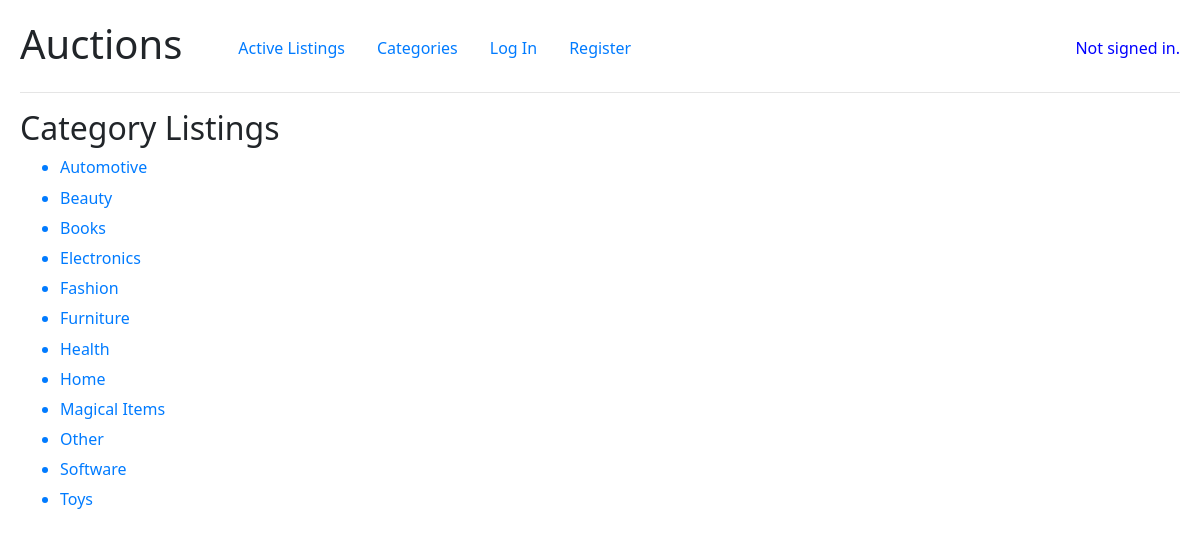
The page /categories on the database its author committed.
### auctions/models.py (models this page shows)
class Category(models.Model):
    category_item = models.CharField(max_length=64)
    class Meta:
        ordering = ('category_item',)
    def __str__(self):
        return self.category_item

### auctions/views.py (the view)
# urls.py: path("categories", views.categories, name="categories"),
def categories(request):
    return render(request, "auctions/categories.html", {
        "categories": Category.objects.all(),
    })

### auctions/templates/auctions/categories.html
{% extends "auctions/layout.html" %}
{% block body %}
    <h2>Category Listings</h2>
    <ul>
        {% for category in categories %}
            <a href="{% url 'category' category=category %}">
            <li><h6>{{ category }}</h6></li>
            </a>
        {% endfor %}
    </ul>
{% endblock %}

### auctions/static/auctions/styles.css (style rules this page uses)
body { padding: 20px; font-family: 'Segoe UI', Tahoma, Geneva, Verdana, sans-serif; }

### rows shown on the page
Category: category_item "Automotive"
Category: category_item "Beauty"
Category: category_item "Books"
Category: category_item "Electronics"
Category: category_item "Fashion"
Category: category_item "Furniture"
Category: category_item "Health"
Category: category_item "Home"
Category: category_item "Magical Items"
Category: category_item "Other"
Category: category_item "Software"
Category: category_item "Toys"
